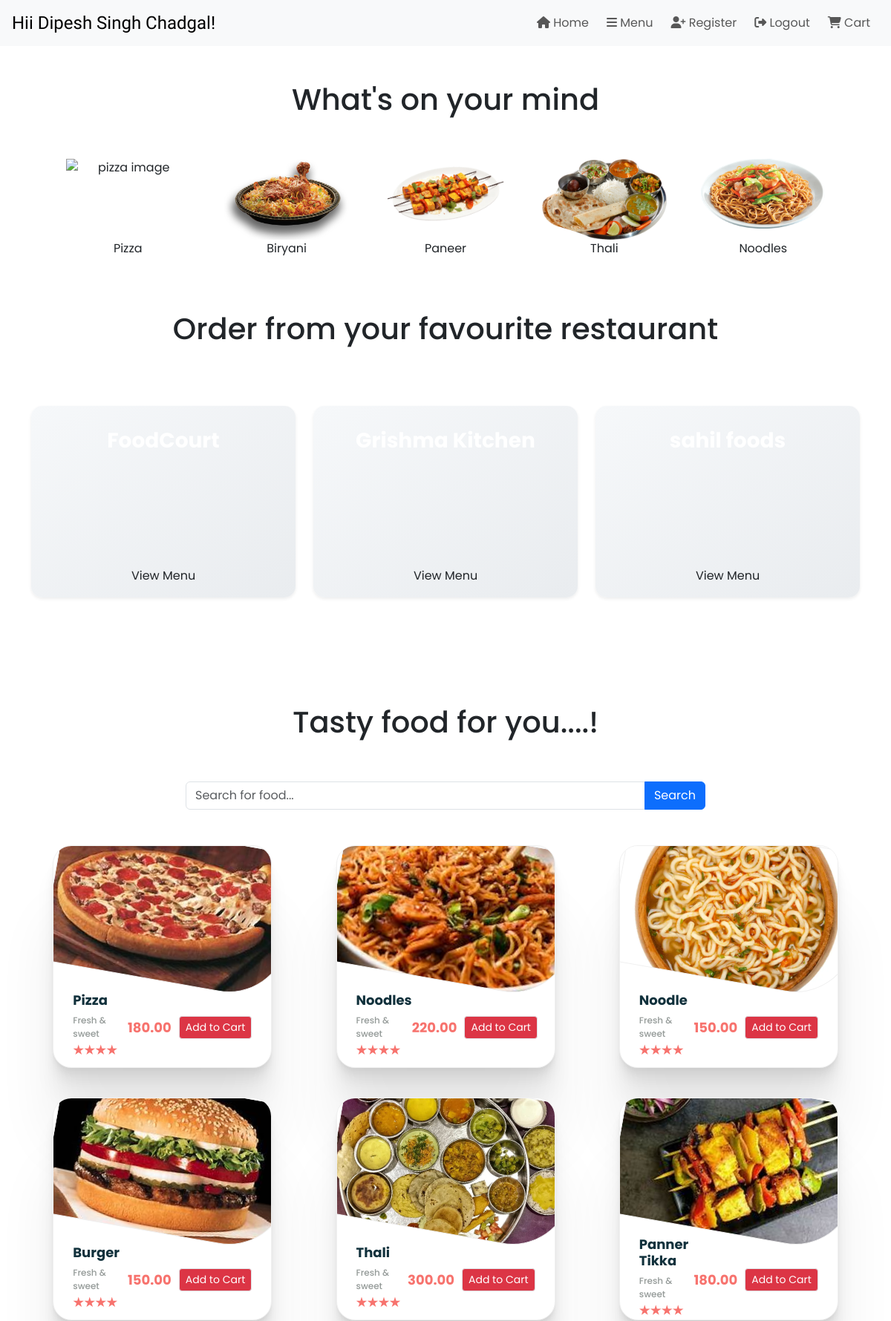
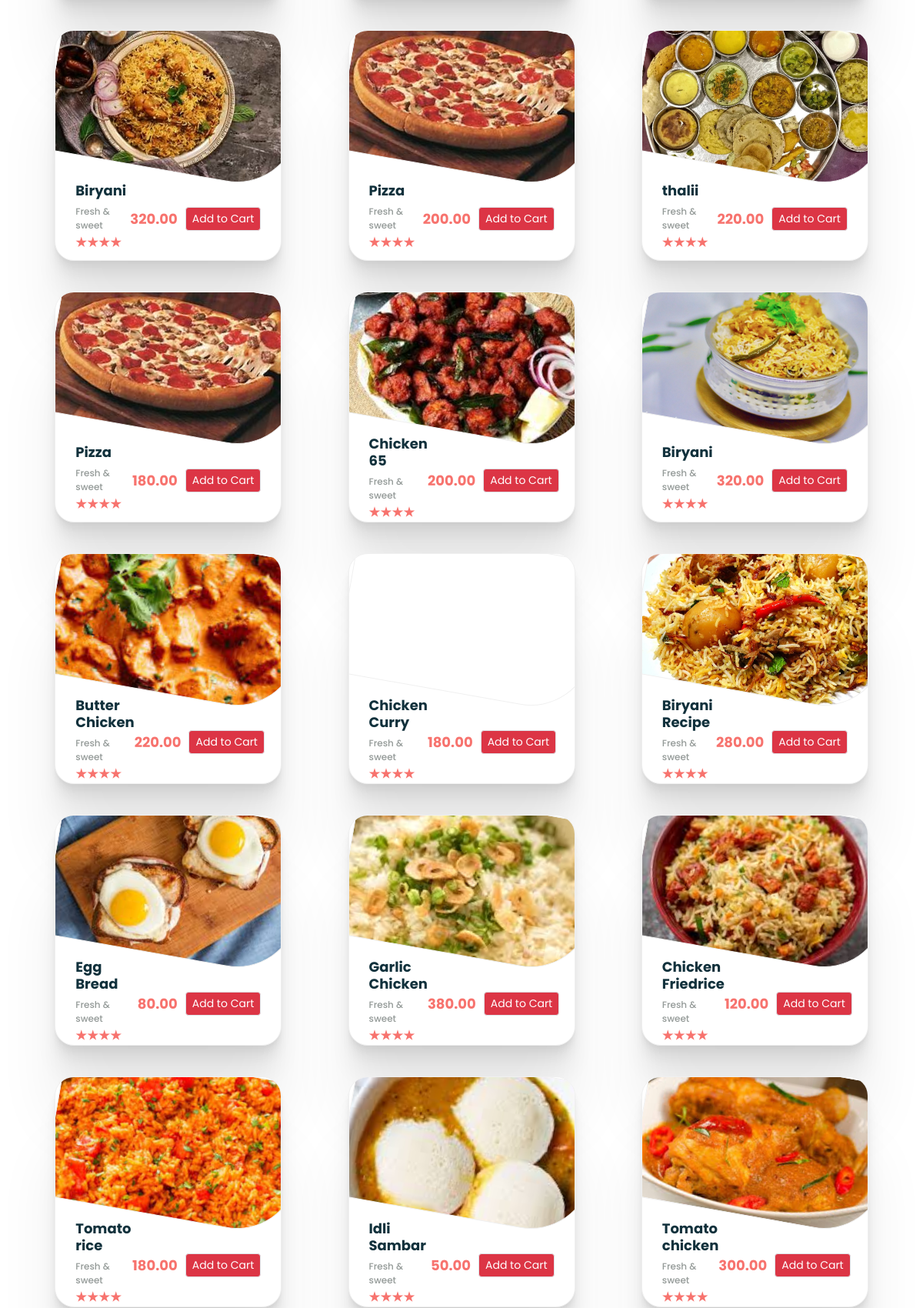
The page /menu/ (signed in, upper part) on the database its author committed (2 pictures, top to bottom).
### customer/models.py (models this page shows)
class CustomUser(AbstractUser):
    is_user = models.BooleanField(default=False)
    is_restaurant = models.BooleanField(default=False)

class customerUser(CustomUser):
    name = models.CharField(max_length=50)

### restaurant/models.py (models this page shows)
class restaurantUser(CustomUser):
    restaurantName = models.CharField(max_length=50)
    address = models.TextField()
    restaurantContact = PhoneNumberField()

class foodItems(models.Model):
    name = models.CharField(max_length=255)
    price = models.DecimalField(max_digits=10, decimal_places=2)
    image = models.ImageField(upload_to='images/')
    restaurantName = models.CharField(max_length=50)

### menu/views.py (the view, shortened to what this page needs)
# urls.py: path('menu/',menuviews.menu,name = 'menu'),
@login_required
def menu(request):
    user = request.user
    query = request.GET.get('q')
    foods = foodItems.objects.all()
    if query:
        foods = foods.filter(Q(name__icontains=query))
    cartEmpty = True
    if hasattr(user, 'customeruser'):
        name = user.customeruser.name
    else:
        name = "No name found"
    if 'cart' not in request.session:
        request.session['cart'] = {}
    list_restaurant = restaurantUser.objects.all()
    return render(request, 'index1.html', {
        'name': name,
        'foodItems': foods,
        'cart': request.session.get('cart', {}),
        'Empty': cartEmpty,
        'restaurant_list': list_restaurant
    })

### menu/templates/index1.html (shortened to what this page needs)
<!DOCTYPE html>
<html>
{% load static %}
<head>
    <link href="https://cdn.jsdelivr.net/npm/bootstrap@5.3.3/dist/css/bootstrap.min.css" rel="stylesheet"
>
    <link rel="stylesheet" href="https://cdn.jsdelivr.net/npm/bootstrap-icons@1.11.1/font/bootstrap-icons.css"
>
    <link rel="stylesheet" href={% static 'style.css' %}>
</head>
<body>
    {% include "header.html" %}
    <div class="container text-center justify-content-center">
        <br>
        <br>
        <h1>What's on your mind</h1>
        <br>
        <br>
        <section id='hehe' class="d-flex justify-content-evenly flex-wrap">
            <div class="main_items">
                <img class="img-fluid" src={% static 'pizza.png' %} alt="pizza image">
                <p>Pizza</p>
            </div>
            <div class="main_items">
                <img class="img-fluid" src={% static 'biryani.png' %} alt="biryani image">
                <p>Biryani</p>
            </div>
            <div class="main_items">
                <img class="img-fluid" src={% static 'paneer.png' %} alt="paneer image">
                <p>Paneer</p>
            </div>
            <div class="main_items">
                <img class="img-fluid" src={% static 'thali.png' %} alt="thali image">
                <p>Thali</p>
            </div>
            <div class="main_items">
                <img class="img-fluid" src={% static 'noodle.png' %} alt="noodle image">
                <p>Noodles</p>
            </div>
        </section>
    </div>
    <div class="container-fluid text-center d-flex justify-content-center flex-wrap py-4 mt-5">
        <h1>Order from your favourite restaurant</h1>
    </div>
    <section class="justify-content-evenly">
        <div class="container my-5">
            <div class="row g-4">
                {% for restaurant in restaurant_list %}
                <div class="col-md-4">
                    <div class="restaurant-card shadow-sm">
                        <video class="restaurant-video" autoplay loop muted>
                            <source src="{% static 'video' %}{{ forloop.counter }}.mp4" type="video/mp4">
                        </video>
                        <div class="restaurant-card-body d-flex flex-row container-fluid justify-content-around align-content-around">
                            <h5 class="restaurant-card-title">{{restaurant.restaurantName}}</h5>
                        </div>
                        <div class="restaurant-card-footer">
                            <a href="#" class="btn w-100">View Menu</a>
                        </div>
                    </div>
                </div>
                {% endfor %}
            </div>
    </section>
    <br>
    <br>
    <div class="container-fluid text-center d-flex justify-content-center flex-wrap py-5">
        <h1>Tasty food for you....!</h1>
    </div>
    <form method="GET" action="{% url 'menu' %}" class="mb-5">
        <div class="input-group custom-search">
            <input type="text" name="q" placeholder="Search for food..." class="form-control"
                value="{{ request.GET.q }}">
            <button type="submit" class="btn btn-primary">Search</button>
        </div>
    </form>
    <section class="cards d-flex justify-content-evenly flex-wrap">
        {% if foodItems is None %}
        <p>Khana Nhi milega</p>
        {% else %}
        {% for food in foodItems %}
        <div class="outer overflow-hidden">
            <div class="inner"
                style="background: url(/media/{{ food.image }}) no-repeat center center/cover; height: 200px;"></div>
            <div class="item d-flex align-items-center">
                <div class="item-details flex-grow-1">
                    <div class="item-name">
                        <h4>{{ food.name }}</h4>
                        <p>Fresh & sweet</p>
                    </div>
                    <div class="rating">
                        <div></div>
                        <div></div>
                        <div></div>
                        <div></div>
                    </div>
                </div>
                <div class="item-price-and-cart d-flex align-items-center">
                    <div class="item-price">
                        <p>{{ food.price }}</p>
                    </div>
                    <form action="#" method="post">
                        <div class="cart ml-4">
                            {% if food.id|stringformat:"s" in cart %}
                            <input type="submit" class="btn btn-success border btn-sm added-to-cart"
                                value="Added to Cart" disabled>
                            {% else %}
                            <input type="submit" class="btn btn-danger border btn-sm" value="Add to Cart">
                            {% endif %}
                        </div>
                    </form>
                </div>
            </div>
        </div>
        {% endfor %}
        {% endif %}
    </section>
</body>
</html>

### menu/templates/header.html (shortened to what this page needs)
{%load static%}
<link rel="stylesheet" href={%static 'style.css'%} >
<link rel="stylesheet" href="https://cdnjs.cloudflare.com/ajax/libs/font-awesome/6.5.2/css/all.min.css" />
<nav class="navbar navbar-expand-lg navbar-light bg-light text-muted position-sticky ">
  <a class="navbar-brand px-3"><span style="font-family: 'Poetsen One'; font-weight: 400; font-size: larger;">Hii {{ name }}!</span></a>
  <div class="collapse navbar-collapse justify-content-end px-3" style="font-family: 'Poppins';">
      <ul class="navbar-nav ml-auto">
          <li class="nav-item active px-1">
              <a class="nav-link" href="/"><i class="fas fa-home"></i> Home <span class="sr-only">(current)</span></a>
          </li>
          <li class="nav-item px-1">
              <a class="nav-link" href="/menu"><i class="fas fa-bars"></i> Menu</a>
          </li>
          <li class="nav-item px-1">
              <a class="nav-link" href={% url 'register' %}><i class="fas fa-user-plus"></i> Register</a>
          </li>
          <li class="nav-item px-1">
              <a class="nav-link" href={% url 'logout' %} ><i class="fas fa-sign-out-alt"></i> Logout</a>
          </li>
          {% if not Empty %}
          <li class="nav-item px-1">
              <a class="nav-link bg-danger blink_me" href="/cart"><i class="fas fa-shopping-cart "></i> Cart</a>
          </li>
          {% else %}
            <li class="nav-item px-1">
                <a class="nav-link" href="/cart"><i class="fas fa-shopping-cart "></i> Cart</a>
            </li>
          {% endif %}
      </ul>
  </div>
</nav>

### customer/templates/loader.html (shortened to what this page needs)
{%load static%}

### menu/templates/footer.html (shortened to what this page needs)
{%load static%}

### menu/static/style.css (style rules this page uses)
body { font-family: 'Poppins'; }
.main_items { width: 15%; height: auto; display: flex; flex-direction: column; align-self: stretch; justify-content: space-between; }
p { margin-bottom: 0; }
.outer { width: 295px; height: 300px; border-radius: 25px; background: #fff; border: 1px solid #f0f0f0; box-shadow: 0 3.4px 2.7px rgba(0, 0, 0, 0.022), 0 8.7px 6.9px rgba(0, 0, 0, 0.031), 0 17.7px 14.2px rgba(0, 0, 0, 0.039), 0 36.5px 29.2px rgba(0, 0, 0, 0.048), 0 100px 80px rgba(0, 0, 0, 0.07); overflow: visible; }
.inner { width: 325px; height: 90%; object-fit: cover; border: 1px solid #f0f0f0; border-bottom-right-radius: 80px; transform: translateX(-4px) translateY(-17px) rotate(10deg); }
.item { height: 30%; display: flex; justify-content: space-between; align-items: center; padding: 0 26px; }
.item-name h4 { font-size: 18px; font-weight: bold; color: #11313c; }
.item-name p { font-size: 12px; font-weight: 500; color: #949a98; }
.item-price { display: flex; flex-direction: column; }
.item-price p { font-size: 18px; font-weight: bold; color: #f7736e; text-align: right; }
.rating { display: flex; }
.rating > div { width: 15px; height: 15px; background: #f7736e; clip-path: polygon(50% 0%, 61% 35%, 98% 35%, 68% 57%, 79% 91%, 50% 70%, 21% 91%, 32% 57%, 2% 35%, 39% 35%); }

### menu/templates/index1.html (style rules this page uses)
.item { width: 100%; padding: 10px; }
.item-name { margin-bottom: 5px; }
.rating { margin-bottom: 10px; }
.cart { margin-left: auto; }
.item-price { margin-right: 10px; }
.outer { margin-bottom: 40px; width: calc(25% - 20px); margin-right: 15px; margin-left: 15px; display: inline-block; }
.restaurant-card { border: none; border-radius: 15px; overflow: hidden; transition: transform 0.3s, box-shadow 0.3s; background: linear-gradient(145deg, #f6f8fa, #e9ecef); box-shadow: 4px 4px 10px #d1d9e6, -4px -4px 10px #ffffff; position: relative; }
.restaurant-card:before { content: ''; position: absolute; top: 0; left: 0; width: 100%; height: 100%; z-index: 1; }
.restaurant-video { position: absolute; top: 0; left: 0; width: 100%; height: 200px; object-fit: cover; z-index: 0; }
.restaurant-card-body { padding: 30px; text-align: center; height: 200px; position: relative; z-index: 2; color: #fff; }
.restaurant-card-title { font-size: 1.75rem; margin-bottom: 20px; font-weight: 700; color: #fff; }
.restaurant-card-footer { padding: 15px; background-color: transparent; position: relative; z-index: 2; }
.restaurant-card-footer { font-size: 1rem; padding: 10px 20px; color: transparent; transition: color 0.3s, border-color 0.3s; }
.custom-search { max-width: 700px; margin: 0 auto; }
.custom-search .form-control { border-top-right-radius: 0; border-bottom-right-radius: 0; }
.custom-search .btn { border-top-left-radius: 0; border-bottom-left-radius: 0; }

### rows shown on the page
customerUser: name "Dipesh Singh Chadgal"
foodItems: image (picture), name "Pizza", price "180.00"
foodItems: image (picture), name "Noodles", price "220.00"
foodItems: image (picture), name "Noodle", price "150.00"
foodItems: image (picture), name "Burger", price "150.00"
foodItems: image (picture), name "Thali", price "300.00"
foodItems: image (picture), name "Panner Tikka", price "180.00"
foodItems: image (picture), name "Biryani", price "320.00"
foodItems: image (picture), name "Pizza", price "200.00"
foodItems: image (picture), name "thalii", price "220.00"
foodItems: image (picture), name "Pizza", price "180.00"
foodItems: image (picture), name "Chicken 65", price "200.00"
foodItems: image (picture), name "Biryani", price "320.00"
foodItems: image (picture), name "Butter Chicken", price "220.00"
foodItems: name "Chicken Curry", price "180.00"
foodItems: image (picture), name "Biryani Recipe", price "280.00"
foodItems: image (picture), name "Egg Bread", price "80.00"
foodItems: image (picture), name "Garlic Chicken", price "380.00"
foodItems: image (picture), name "Chicken Friedrice", price "120.00"
foodItems: image (picture), name "Tomato rice", price "180.00"
foodItems: image (picture), name "Idli Sambar", price "50.00"
foodItems: image (picture), name "Tomato chicken", price "300.00"
